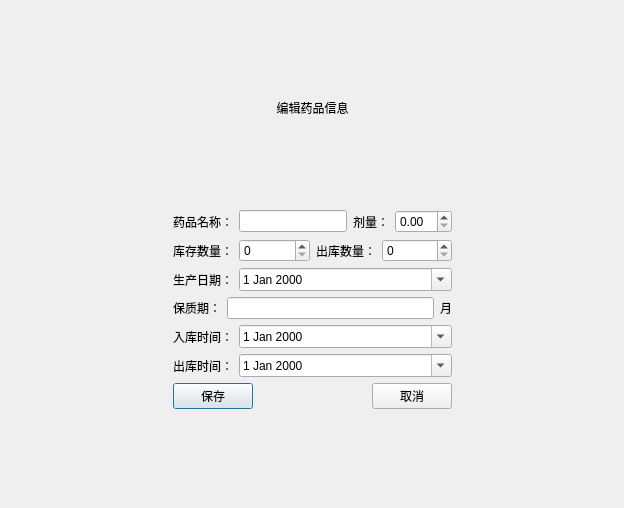
<?xml version="1.0" encoding="UTF-8"?>
<ui version="4.0">
 <class>DrugEditView</class>
 <widget class="QDialog" name="DrugEditView">
  <property name="geometry">
   <rect>
    <x>0</x>
    <y>0</y>
    <width>624</width>
    <height>508</height>
   </rect>
  </property>
  <property name="windowTitle">
   <string>社区医疗管理系统</string>
  </property>
  <layout class="QGridLayout" name="gridLayout">
   <item row="0" column="1">
    <spacer name="verticalSpacer_2">
     <property name="orientation">
      <enum>Qt::Orientation::Vertical</enum>
     </property>
     <property name="sizeHint" stdset="0">
      <size>
       <width>20</width>
       <height>70</height>
      </size>
     </property>
    </spacer>
   </item>
   <item row="1" column="1">
    <widget class="QLabel" name="label">
     <property name="text">
      <string>编辑药品信息</string>
     </property>
     <property name="alignment">
      <set>Qt::AlignmentFlag::AlignCenter</set>
     </property>
    </widget>
   </item>
   <item row="2" column="1">
    <spacer name="verticalSpacer">
     <property name="orientation">
      <enum>Qt::Orientation::Vertical</enum>
     </property>
     <property name="sizeHint" stdset="0">
      <size>
       <width>20</width>
       <height>71</height>
      </size>
     </property>
    </spacer>
   </item>
   <item row="3" column="0">
    <spacer name="horizontalSpacer_2">
     <property name="orientation">
      <enum>Qt::Orientation::Horizontal</enum>
     </property>
     <property name="sizeHint" stdset="0">
      <size>
       <width>131</width>
       <height>20</height>
      </size>
     </property>
    </spacer>
   </item>
   <item row="3" column="1">
    <layout class="QVBoxLayout" name="verticalLayout">
     <item>
      <layout class="QHBoxLayout" name="horizontalLayout">
       <item>
        <widget class="QLabel" name="label_2">
         <property name="sizePolicy">
          <sizepolicy hsizetype="Fixed" vsizetype="Preferred">
           <horstretch>0</horstretch>
           <verstretch>0</verstretch>
          </sizepolicy>
         </property>
         <property name="text">
          <string>药品名称：</string>
         </property>
        </widget>
       </item>
       <item>
        <widget class="QLineEdit" name="DrugName">
         <property name="sizePolicy">
          <sizepolicy hsizetype="Preferred" vsizetype="Fixed">
           <horstretch>0</horstretch>
           <verstretch>0</verstretch>
          </sizepolicy>
         </property>
        </widget>
       </item>
       <item>
        <widget class="QLabel" name="label_3">
         <property name="sizePolicy">
          <sizepolicy hsizetype="Fixed" vsizetype="Preferred">
           <horstretch>0</horstretch>
           <verstretch>0</verstretch>
          </sizepolicy>
         </property>
         <property name="text">
          <string>剂量：</string>
         </property>
        </widget>
       </item>
       <item>
        <widget class="QDoubleSpinBox" name="Dosage">
         <property name="sizePolicy">
          <sizepolicy hsizetype="Preferred" vsizetype="Fixed">
           <horstretch>0</horstretch>
           <verstretch>0</verstretch>
          </sizepolicy>
         </property>
        </widget>
       </item>
      </layout>
     </item>
     <item>
      <layout class="QHBoxLayout" name="horizontalLayout_2">
       <item>
        <layout class="QHBoxLayout" name="horizontalLayout_3">
         <item>
          <widget class="QLabel" name="label_5">
           <property name="sizePolicy">
            <sizepolicy hsizetype="Fixed" vsizetype="Preferred">
             <horstretch>0</horstretch>
             <verstretch>0</verstretch>
            </sizepolicy>
           </property>
           <property name="text">
            <string>库存数量：</string>
           </property>
          </widget>
         </item>
         <item>
          <widget class="QSpinBox" name="InventoryNumber"/>
         </item>
        </layout>
       </item>
       <item>
        <layout class="QHBoxLayout" name="horizontalLayout_8">
         <item>
          <widget class="QLabel" name="label_20">
           <property name="sizePolicy">
            <sizepolicy hsizetype="Fixed" vsizetype="Preferred">
             <horstretch>0</horstretch>
             <verstretch>0</verstretch>
            </sizepolicy>
           </property>
           <property name="text">
            <string>出库数量：</string>
           </property>
          </widget>
         </item>
         <item>
          <widget class="QSpinBox" name="DeliveryNumber"/>
         </item>
        </layout>
       </item>
      </layout>
     </item>
     <item>
      <layout class="QHBoxLayout" name="horizontalLayout_4">
       <item>
        <widget class="QLabel" name="label_4">
         <property name="sizePolicy">
          <sizepolicy hsizetype="Fixed" vsizetype="Preferred">
           <horstretch>0</horstretch>
           <verstretch>0</verstretch>
          </sizepolicy>
         </property>
         <property name="text">
          <string>生产日期：</string>
         </property>
        </widget>
       </item>
       <item>
        <widget class="QDateEdit" name="ManufactureDate">
         <property name="calendarPopup">
          <bool>true</bool>
         </property>
        </widget>
       </item>
      </layout>
     </item>
     <item>
      <layout class="QHBoxLayout" name="horizontalLayout_5">
       <item>
        <widget class="QLabel" name="label_9">
         <property name="sizePolicy">
          <sizepolicy hsizetype="Fixed" vsizetype="Preferred">
           <horstretch>0</horstretch>
           <verstretch>0</verstretch>
          </sizepolicy>
         </property>
         <property name="text">
          <string>保质期：</string>
         </property>
        </widget>
       </item>
       <item>
        <widget class="QLineEdit" name="ExpirationDate"/>
       </item>
       <item>
        <widget class="QLabel" name="label_6">
         <property name="text">
          <string>月</string>
         </property>
        </widget>
       </item>
      </layout>
     </item>
     <item>
      <layout class="QHBoxLayout" name="horizontalLayout_6">
       <item>
        <widget class="QLabel" name="label_12">
         <property name="sizePolicy">
          <sizepolicy hsizetype="Fixed" vsizetype="Preferred">
           <horstretch>0</horstretch>
           <verstretch>0</verstretch>
          </sizepolicy>
         </property>
         <property name="text">
          <string>入库时间：</string>
         </property>
        </widget>
       </item>
       <item>
        <widget class="QDateEdit" name="EntryTime">
         <property name="calendarPopup">
          <bool>true</bool>
         </property>
        </widget>
       </item>
      </layout>
     </item>
     <item>
      <layout class="QHBoxLayout" name="horizontalLayout_7">
       <item>
        <widget class="QLabel" name="label_16">
         <property name="sizePolicy">
          <sizepolicy hsizetype="Fixed" vsizetype="Preferred">
           <horstretch>0</horstretch>
           <verstretch>0</verstretch>
          </sizepolicy>
         </property>
         <property name="text">
          <string>出库时间：</string>
         </property>
        </widget>
       </item>
       <item>
        <widget class="QDateEdit" name="DeliveryTime">
         <property name="calendarPopup">
          <bool>true</bool>
         </property>
        </widget>
       </item>
      </layout>
     </item>
     <item>
      <layout class="QHBoxLayout" name="horizontalLayout_9">
       <item>
        <widget class="QPushButton" name="btSaveDrugMessage">
         <property name="text">
          <string>保存</string>
         </property>
        </widget>
       </item>
       <item>
        <spacer name="horizontalSpacer">
         <property name="orientation">
          <enum>Qt::Orientation::Horizontal</enum>
         </property>
         <property name="sizeHint" stdset="0">
          <size>
           <width>40</width>
           <height>20</height>
          </size>
         </property>
        </spacer>
       </item>
       <item>
        <widget class="QPushButton" name="btCancelDrugMessage">
         <property name="text">
          <string>取消</string>
         </property>
        </widget>
       </item>
      </layout>
     </item>
    </layout>
   </item>
   <item row="3" column="2">
    <spacer name="horizontalSpacer_4">
     <property name="orientation">
      <enum>Qt::Orientation::Horizontal</enum>
     </property>
     <property name="sizeHint" stdset="0">
      <size>
       <width>130</width>
       <height>20</height>
      </size>
     </property>
    </spacer>
   </item>
   <item row="4" column="1">
    <spacer name="verticalSpacer_3">
     <property name="orientation">
      <enum>Qt::Orientation::Vertical</enum>
     </property>
     <property name="sizeHint" stdset="0">
      <size>
       <width>20</width>
       <height>70</height>
      </size>
     </property>
    </spacer>
   </item>
  </layout>
 </widget>
 <resources/>
 <connections/>
</ui>
